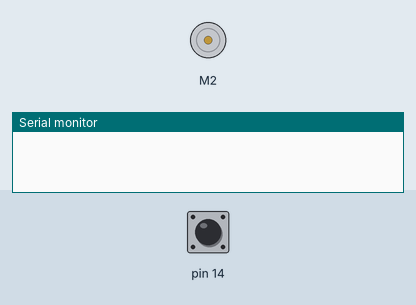
The sketch below on a simulated Arduino Leonardo, built with avr-gcc and run on an emulated ATmega32U4. Parts: DC motor (green arrow = forward, orange = backward, longer = faster), the last lines printed to the serial monitor. Inputs (shaded band) come from the test bench; at power-on: pin 14 HIGH.

Above: at 0.8 s.
0.9 s: pin 14 pulled LOW for 0.15 s
At 7.2 s:
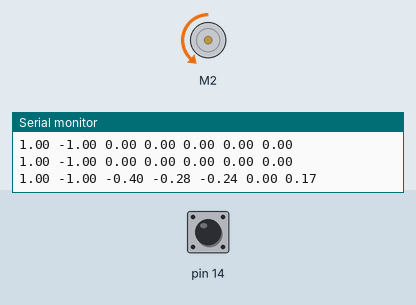
At 12.1 s:
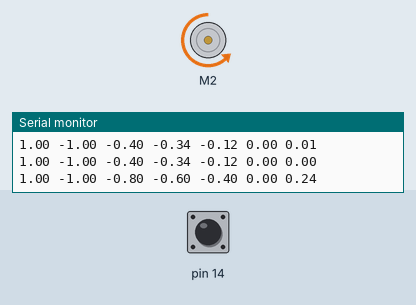
Timing chart, 0 to 19.0 s (numbered marks = the images above; inputs shaded):
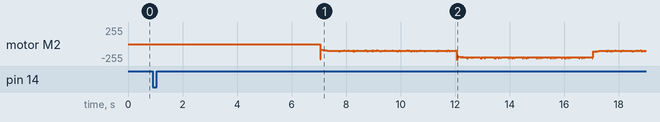

The sketch:

balboa-robot.ino
```cpp
#include <Balboa32U4.h>
#include "pid_controller.h"
#include "encoder_velocity.h"
#include "test.h"

Balboa32U4Motors motors;
Balboa32U4Encoders encoders;
Balboa32U4ButtonA buttonA;

bool ran_once = false;
unsigned long prev_control_millis;
unsigned long prev_serial_millis;
unsigned long curr_millis;
unsigned long start_millis;
int left_enc_count;
int right_enc_count;
int prev_left_enc_count;
int prev_right_enc_count;
int enc_iter = 1;
float enc_cpr = 1323; // gearbox = 51.45:1, plastic gear = 45:21, enc. resolution = 12 cpr; 51.45*45/21*12 = 1323
// https://www.pololu.com/blog/662/how-to-make-a-balboa-robot-balance-part-1-selecting-mechanical-parts
// https://www.pololu.com/docs/0J70/all#3.4
const unsigned long enc_reset_period = 3000;
const unsigned long control_period = 5; // control loop period [millis]
const unsigned long serial_period = 100; // period for printing to terminal for debugging [millis]
float Ts = control_period / 1000.0; // control sample time [sec]
float wheel_radius = 0.04; // [m] 80mm diameter
//https://www.pololu.com/product/1434
float no_load_radps = 5500/enc_cpr*2*PI; // [counts per second]

// Initialize PID controller parameter struct
//{float Kp, float Ki, float Kd, float Tf, float Ts, float pos_deadband, float neg_deadband}
Balboa::PidParams left_pid_p = {1.0, 0.0, 0.0, 0.0, Ts, 0.0, 0.0};
Balboa::PidController left_pid = Balboa::PidController(left_pid_p);
Balboa::PidParams right_pid_p = {1.0, 0.0, 0.0, 0.0, Ts, 0.0, 0.0};
Balboa::PidController right_pid = Balboa::PidController(right_pid_p);

// Initialize FiltDeriv object to calculate the filtered velocity
//EncoderVelocity(float Tf, float Ts, float counts_per_rev)
Balboa::EncoderVelocity left_vel(5*Ts, Ts, enc_cpr);
Balboa::EncoderVelocity right_vel(5*Ts, Ts, enc_cpr);

void setup() {

  // Wait for the user to press button A.
  buttonA.waitForButton();

  // Delay so that the robot does not move away while the user is
  // still touching it.
  delay(1000);

  start_millis = millis();
  curr_millis = start_millis;
  prev_serial_millis = start_millis;
  prev_control_millis = start_millis;
  Serial.begin(9600);       // initialize Serial Communication
}

void loop() {

  curr_millis = millis() - start_millis;
  // Test maximum command to motors: 300
//  Balboa::TestMotorOpenLoop(motors, 300, 'L'); // Passed!
//  Balboa::TestMotorOpenLoop(motors, -300, 'L'); // Passed!
//  Balboa::TestMotorOpenLoop(motors, 300, 'R'); // Passed!
//  Balboa::TestMotorOpenLoop(motors, -300, 'R'); // Passed!

  // Verify encoder counts per revolution: 1323 seems correct
//  Balboa::TestEncoderClass(encoders);
//  Balboa::TestMotorPositionCommand(motors, encoders, 1323, 100, 'L'); // Passed
//  Balboa::TestMotorPositionCommand(motors, encoders, -1323, 100, 'L'); // Passed
//  Balboa::TestMotorPositionCommand(motors, encoders, 1323, 100, 'R'); // Passed
//  Balboa::TestMotorPositionCommand(motors, encoders, -1323, 100, 'R'); // Passed

  // Find deadband
//  motors.setLeftSpeed(40);
//  motors.setLeftSpeed(-43);
//  motors.setRightSpeed(30);
//  motors.setRightSpeed(-35);

  // Motor position control

//    left_pid.set_gains(2.0, 1.0, 0.1, 10.0 * Ts);
//    left_pid.set_deadband(40/300, -43/300);
//    Balboa::TestMotorPositionControl(motors, encoders, left_pid, 1, 'L'); // Passed!

//    right_pid.set_gains(2.0, 1.0, 0.5, 10.0 * Ts);
//    right_pid.set_deadband(30/300, -35/300);
//    Balboa::TestMotorPositionControl(motors, encoders, right_pid, 1, 'R'); // Passed!

  // Find maximum speed of each motor to add feedforward to PID controller
//    TestMaxSpeed(Balboa32U4Motors &motors, Balboa32U4Encoders &encoders, EncoderVelocity &enc_vel, float motor_cmd, char side)
//  Balboa::TestMaxSpeed(motors, encoders, left_vel, 300, 'L'); // 29 rad/s * 0.04 m = 1.2 m/s
//  Balboa::TestMaxSpeed(motors, encoders, left_vel, -300, 'L'); // 30 rad/s * 0.04 m = 1.16 m/s
//  Balboa::TestMaxSpeed(motors, encoders, right_vel, 300, 'R'); // 28.5 rad/s * 0.04 m = 1.14 m/s
//  Balboa::TestMaxSpeed(motors, encoders, right_vel, -300, 'R'); // 28 rad/s * 0.04 m = 1.12 m/s

   // Motor velocity control

   // Step velocity commands with PID only

//  left_pid.set_gains(5.0, 0.5, 0.2, 10.0*Ts);
//  Balboa::TestMotorVelocityStep(motors, encoders, left_pid, left_vel, 1, 0, 'L'); // Passed!
//  left_pid.set_gains(5.0, 0.5, 0.2, 10.0*Ts);
//  Balboa::TestMotorVelocityStep(motors, encoders, left_pid, left_vel, -1, 0, 'L'); // Passed!

//  right_pid.set_gains(5.0, 0.5, 0.2, 10.0*Ts);
//  Balboa::TestMotorVelocityStep(motors, encoders, right_pid, right_vel, 1, 0, 'R'); // Passed!
//  right_pid.set_gains(5.0, 0.5, 0.2, 10.0*Ts);
//  Balboa::TestMotorVelocityStep(motors, encoders, right_pid, right_vel, -1, 0, 'R'); // Passed!

  // Step velocity commands with PID and feedforward
//  left_pid.set_gains(2.0, 0.5, 0, 15.0*Ts);
//  Balboa::TestMotorVelocityStep(motors, encoders, left_pid, left_vel, 1, 1, 'L'); // Passed!
//  left_pid.set_gains(2.0, 0, 0.1, 15.0*Ts);
//  Balboa::TestMotorVelocityStep(motors, encoders, left_pid, left_vel, 1, 1, 'L'); // Passed!

  right_pid.set_gains(2.0, 0, 0.1, 15.0*Ts);
  Balboa::TestMotorVelocityStep(motors, encoders, right_pid, right_vel, -1, 1, 'R'); // Passed!
}
```

encoder_velocity.h
```cpp
#ifndef FILT_DERIV_H
#define FILT_DERIV_H

namespace Balboa
{

    class EncoderVelocity
    {
    public:
        EncoderVelocity(float Tf, float Ts, float counts_per_rev)
            : Tf_(Tf), Ts_(Ts), counts_per_rev_(counts_per_rev),
              prev_cnt_(0), vel_radps_filt_(0), prev_vel_radps_filt_(0), vel_radps_(0)
        {
          alpha_ = Ts_ / (Ts_ + Tf_); // derivate low pass filter coefficient
          // 0: one time step delay, 0-1: low-pass, 1: no filtering
          // alpha = Ts / (Ts + Tf) - typically around 0.1
          // alpha = 0: one time step delay, 0-1: low-pass, 1: no filtering
          // Tf should be about 10*Ts
          // higher alpha -> lower Tf -> higher cut-off freq. -> less filtering
        }

        float ComputeVelocity(int curr_cnt)
        {
            int delta_cnt = curr_cnt - prev_cnt_; // difference between current and previous encoder counts
            float delta_rad = delta_cnt / counts_per_rev_ * 2.0 * PI; // difference in radians [rad/s]
            vel_radps_ = delta_rad / Ts_;

            vel_radps_filt_ = (1 - alpha_) * prev_vel_radps_filt_ + alpha_ * vel_radps_; // Filter measurement

            prev_cnt_ = curr_cnt; // update encoder count
            prev_vel_radps_filt_ = vel_radps_filt_;

            return vel_radps_filt_;
        }

        void Reset()
        {
            prev_cnt_ = 0;
            vel_radps_ = 0;
            vel_radps_filt_ = 0;
            prev_vel_radps_filt_ = 0;
        }

        int prev_cnt_; // previous encoder count
        float vel_radps_; //
        float vel_radps_filt_;
        float prev_vel_radps_filt_;

    private:
        float Ts_; // sample time [sec]
        float Tf_; // derivate low pass filter time constant
        float alpha_; // derivative low pass filter coefficient
        float counts_per_rev_;

    };
};

#endif
```

pid_controller.h
```cpp
#ifndef PID_CONTROLLER_H
#define PID_CONTROLLER_H

namespace Balboa
{
    struct PidParams
    {
        float Kp; // proportional gain
        float Ki; // integral gain
        float Kd; // derivative gain
        float Tf; // derivative low pass filter time constant
        float Ts; // sample time [s]
        float pos_deadband; // positive control deadband; sets u = 0 if 0 < u < pos_deadband
        float neg_deadband; // negative control deadband; sets u = 0 if 0 > u > neg_deadband
    };

    class PidController
    {
    public:
        PidController(PidParams p)
            : Kp_(p.Kp), Ki_(p.Ki), Kd_(p.Kd), Tf_(p.Tf), Ts_(p.Ts),
              pos_deadband_(p.pos_deadband), neg_deadband_(p.neg_deadband), // control deadband
              prev_ym_(0), dymdt_(0), dymdt_filt_(0), prev_dymdt_filt_(0), ie_(0), e_(0), // states
              u_p_(0), u_i_(0), u_d_(0), u_(0) // control outputs
        {
          alpha_ = Ts_ / (Ts_ + Tf_); // derivate low pass filter coefficient
          // 0: one time step delay, 0-1: low-pass, 1: no filtering
          // alpha = Ts / (Ts + Tf) - typically around 0.1
          // alpha = 0: one time step delay, 0-1: low-pass, 1: no filtering
          // Tf should be about 10*Ts
          // higher alpha -> lower Tf -> higher cut-off freq. -> less filtering
        }

        float ComputeControl(float yr, float ym, float u_ff)
        {

            e_ = yr - ym; // Calculate error = reference - measurement
            dymdt_ = (ym - prev_ym_)/Ts_; // approximate derivative of measurement
            dymdt_filt_ = (1 - alpha_) * prev_dymdt_filt_ + alpha_ * dymdt_; // filter the derivative
            ie_ = ie_ + e_ * Ts_; // Update integral error

            u_p_ = Kp_ * e_; // proportional control
            u_i_ = Ki_ * ie_; // integral control
            u_d_ = -Kd_ * dymdt_filt_; // derivative control on the measurement, not the reference

//            float u_ff = GetFeedforwardCtrl(yr);
            u_ = u_p_ + u_i_ + u_d_ + u_ff; // sum feedback and feedforward control
            u_ = GetCtrlWithDeadband(u_); // suppress control if smaller than deadband

            prev_ym_ = ym;
            prev_dymdt_filt_ = dymdt_filt_;

            return u_;
        }

//        float GetFeedforwardCtrl(float yr)
//        {
//          float u_ff = 0;
//
//          if (y_r <= ff_in_[0]) // below minimum input
//            u_ff = ff_out[0];
//          else if (y_r >= ff_in_[ff_size_-1]) // above maximum input
//            u_ff = ff_out[ff_size_-1];
//          else
//          {
//
//            int i;
//            for (i=1; i < ff_size; i++)
//            {
//              if (yr < ff_in[i])
//                break;
//            }
//
//            u_ff = ff_out[i-1] + (ff_out[i]-ff_out[i-1])/(ff_in[i]-ff_in[i-1])*(yr - ff_[in-1]); // linear interpolation
//          }
//          return u_ff;
//        }

        float GetCtrlWithDeadband(float u)
        {
            float u_db = u;
            if (u > 0 && u < pos_deadband_)
            {
                u_db = 0;
            }
            else if (u < 0 && u > neg_deadband_)
            {
                u_db = 0;
            }
            return u_db;
        }

        void set_gains(float Kp, float Ki, float Kd, float Tf)
        {
            Kp_ = Kp;
            Ki_ = Ki;
            Kd_ = Kd;
            Tf_ = Tf;
            alpha_ = Ts_ / (Ts_ + Tf_); // derivate low pass filter coefficient
        }

        void set_deadband(float pos_deadband, float neg_deadband)
        {
          pos_deadband_ = pos_deadband;
          neg_deadband_ = neg_deadband;
        }

        void Reset()
        {
            e_ = 0;
            ie_ = 0;
//            ymf_ = 0;
//            ymf_prev_ = 0;
        }

        float u_p_; // proportional component of control command
        float u_i_; // integral component of control command
        float u_d_; // derivative component of control command
        float u_; // total control command

    private:
        float Kp_; // proportional gain
        float Ki_; // integral gain
        float Kd_; // derivative gain
        float Ts_; // sample time [sec]
        float Tf_; // derivate low pass filter time constant
        float alpha_; // derivative low pass filter coefficient
        float pos_deadband_; // positive control deadband
        float neg_deadband_; // negative control deadband

        float prev_ym_;
        float dymdt_;
        float dymdt_filt_;
        float prev_dymdt_filt_;
        float ie_; // integral of the error multiplied by sample period
        float e_;
    };
};

#endif
```

Source omitted: test.h (12238 bytes)
